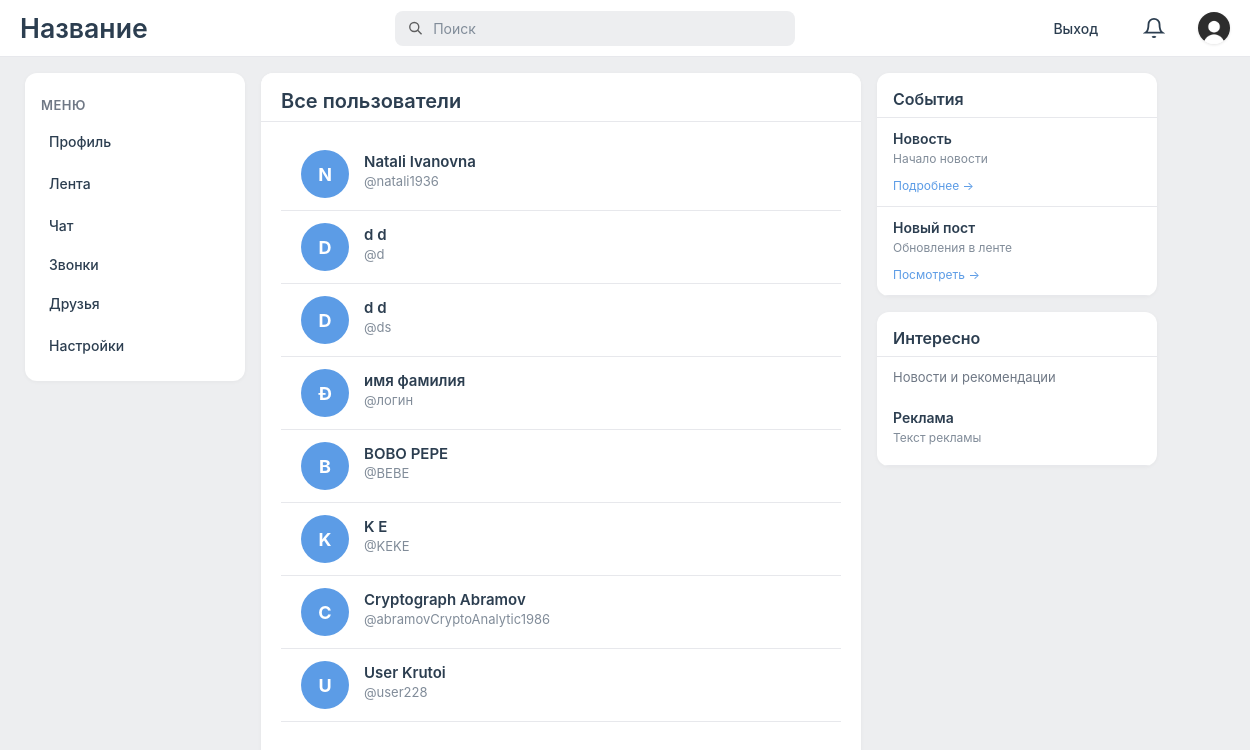
Screenshot of /friends/friends.php (signed in) with the database file from the repository.
### tables this page shows
CREATE TABLE `users` (
  `user_id` int NOT NULL,
  `login` varchar(50) NOT NULL,
  `first_name` varchar(255) NOT NULL,
  `last_name` varchar(255) NOT NULL,
  `password` varchar(255) NOT NULL,
  `role` varchar(10) NOT NULL,
  `is_private` tinyint(1) NOT NULL,
  `birthday_date` date NOT NULL,
  `creation_date` date NOT NULL,
  `avatar` varchar(255) NOT NULL
);

### classes/DataBase.php (called while the page is built, shortened)
<?php
class Database {
   private $pdo;
    public function __construct() {
        $this->pdo = new PDO("mysql:host=localhost;dbname=Social", "root", "");
        $this->pdo->setAttribute(PDO::ATTR_ERRMODE, PDO::ERRMODE_EXCEPTION);
    }
    public function query1($sql, $params = []) {
        $stmt = $this->pdo->prepare($sql);
        $stmt->execute($params);
        return $stmt;
    }
    public function fetchOne($sql, $params = []) {
        $result = $this->query1($sql, $params)->fetch();
        return $result === false ? null : $result;
    }
    public function fetchAll($sql, $params = []){
        return $this->query1($sql, $params)->fetchAll();
    }
}
?>

### classes/User.php (called while the page is built, shortened)
<?php
class User {
    private $data = [];
    public function __construct(int $user_id, array $data, Database $db) {
        $this->data = $data;
    }
	public static function getUserById($id, Database $db){
		$sql = "SELECT * FROM users WHERE user_id = ?";
		$data = $db->fetchOne($sql, [$id]);
		return new self($id, $data, $db);
	}
    public function get($field) {
        return $this->data[$field] ?? '';
    }
    public static function getAllUsersExcept($user_id, $db) {
        $query = "SELECT user_id, first_name, last_name, login
                  FROM users
                  WHERE user_id != ?";
        $result = $db->fetchAll($query, [$user_id]);
		return $result;
    }
}
?>

### friends/friends.php (the view, shortened to what this page needs)
<?php
include '../includes/init.php';
$id = $_SESSION['id'];
$all_users = User::getAllUsersExcept($id, $db);
?>
<!DOCTYPE html>
<html>
<head>
    <link rel="stylesheet" href="../assets/css/style.css">
</head>
<body>
    <?php include "../includes/header.php";?>
    <div class="columns-container">
        <?php include "../includes/menuLeft.php";?>
        <div class="center-panel">
            <div class="top-block">
                <h2>Все пользователи</h2>
            </div>
            <div class="center-panel1">
                <div class="users-list">
                    <?php if (count($all_users) > 0): ?>
                        <?php foreach ($all_users as $user_data): ?>
                            <a href="../profile/userWall.php?user_id=<?php echo $user_data['user_id']; ?>"
                               style="text-decoration: none; color: inherit; display: block;">
                                <div class="user-card">
                                    <div class="user-avatar">
                                        <?php echo strtoupper(substr($user_data['first_name'], 0, 1)); ?>
                                    </div>
                                    <div class="user-info">
                                        <div class="user-name">
                                            <?php echo htmlspecialchars($user_data['first_name']); ?>
                                            <?php echo htmlspecialchars($user_data['last_name']); ?>
                                        </div>
                                        <div class="user-login">
                                            @<?php echo htmlspecialchars($user_data['login']); ?>
                                        </div>
                                    </div>
                                </div>
                            </a>
                        <?php endforeach; ?>
                    <?php else: ?>
                        <div class="empty-message">
                            <p>Пользователей пока нет</p>
                        </div>
                    <?php endif; ?>
                </div>
            </div>
        </div>
        <?php include "../includes/menuRight.php";?>
    </div>
</body>
</html>

### includes/header.php (shortened to what this page needs)
<link rel="stylesheet" href="assets/css/header.css">
<link rel="stylesheet" href="path/to/style.css">
<div class="header-fullwidth">
	<h1>Название</h1>
	<div class="search-container">
		<div class="search-box">
			<svg class="search-icon" viewBox="0 0 24 24" fill="none" stroke="currentColor" stroke-width="2">
				<circle cx="10.5" cy="10.5" r="6.5" />
				<line x1="21" y1="21" x2="15" y2="15" />
			</svg>
			<input type="text" class="search-input" placeholder="Поиск">
		</div>
	</div>
	<div class="header-right">
		<?php
		require_once __DIR__ . '/../classes/Database.php';
		if (isset($_SESSION['id'])):
		?>
		<a href="../auth/logout.php" style="text-decoration: none; color: #2c3e50; font-size: 14px;">Выход</a>
		<?php include '../includes/notificationBell.php'; ?>
		<div class="avatar">
			<?php
				$db = new Database();
				$user = User::getUserById($_SESSION['id'], $db);
				$image_name = $user->get(UserField::AVATAR);
				?>
			<img src="../assets/uploads/<?php echo ($image_name);?>"
				style="width: 32px; height: 32px; border-radius: 100%;">
		</div>
		<?php else:?>
		<div>Вы вошли как гость</div>
		<?php endif;?>
	</div>
</div>

### includes/notificationBell.php (shortened to what this page needs)
<link rel="stylesheet" href="../assets/css/style.css">
<div class="notifications-wrapper">
    <button class="notifications-btn" id="notificationsBtn">
        <svg class="bell-icon" width="22" height="22" viewBox="0 0 24 24" fill="none" stroke="currentColor" stroke-width="2">
            <path d="M18 8A6 6 0 0 0 6 8c0 7-3 9-3 9h18s-3-2-3-9" />
            <path d="M13.73 21a2 2 0 0 1-3.46 0" />
        </svg>
    </button>
</div>

### includes/menuLeft.php (shortened to what this page needs)
<link rel="stylesheet" href="../assets/css/menuLeft.css">
<div class="left-panel">
	<h2>Меню</h2>
	<ul>
		<?php if(isset($_SESSION['id'])):
			$id = $_SESSION['id'];
			$user = User::getUserById($id, $db)?>
		<li>
			<a href="../profile/userWall.php?user_id=<?php echo $user->get(UserField::ID); ?>">
				Профиль
			</a>
		</li>
		<li>
			<a href="../profile/globalWall.php" style="
				text-decoration: none;
				display: block;
				">
				Лента
			</a>
		</li>
		<li>Чат</li>
		<li>Звонки</li>
		<li>
			<a href="../friends/friends.php" style="
				text-decoration: none;
				display: block;
				">
				Друзья
			</a>
		</li>
		<li>
			<a href="../profile/settings.php" style="
				text-decoration: none;
				display: block;
				">
				Настройки
			</a>
		</li>
		<?php endif;?>
	</ul>
</div>

### includes/menuRight.php
<div class="right">
	<div class="right-panel">
		<h2>События</h2>
		<div class="event-item">
			<div class="event-title">Новость</div>
			<div class="event-desc">Начало новости</div>
			<a href="#" class="event-link">Подробнее →</a>
		</div>
		<div class="event-item">
			<div class="event-title">Новый пост</div>
			<div class="event-desc">Обновления в ленте</div>
			<a href="#" class="event-link">Посмотреть →</a>
		</div>
	</div>
	<div class="right-panel">
		<h2>Интересно</h2>
		<p>Новости и рекомендации</p>
		<div class="event-item">
			<div class="event-title">Реклама</div>
			<div class="event-desc">Текст рекламы</div>
		</div>
	</div>
</div>

### assets/css/header.css (style rules this page uses)
.header-right > a { text-decoration: none !important; color: #818c99; font-size: 14px; font-weight: 500; padding: 8px 12px; border-radius: 8px; transition: background-color 0.15s ease, color 0.15s ease; display: inline-block; }
.avatar { border: 2px solid #ffffff; box-shadow: 0 1px 3px rgba(0, 0, 0, 0.1); box-sizing: border-box; transition: transform 0.2s ease; }
.header-right > div:not(.avatar) { color: #818c99; font-size: 13px; font-weight: 500; padding: 0 10px; display: flex; align-items: center; }

### assets/css/menuLeft.css (style rules this page uses)
.left-panel { width: 220px; background-color: #ffffff; color: #2c3e50; padding: 12px 0; box-sizing: border-box; overflow-y: auto; height: fit-content; max-height: calc(100vh - 80px); border-radius: 12px; box-shadow: 0 1px 4px rgba(0, 0, 0, 0.04); flex-shrink: 0; }
.left-panel h2 { font-size: 13px; font-weight: 600; text-transform: uppercase; color: #6f7885; padding: 12px 16px 8px; margin: 0; letter-spacing: 0.5px; }
.left-panel ul { list-style: none; padding: 0; margin: 0; }
.left-panel li { padding: 0; margin: 0; background-color: transparent; font-size: 14px; font-weight: 500; color: #2c3e50; }
.left-panel li a { display: block; text-decoration: none; color: #2c3e50; padding: 10px 16px; margin: 2px 8px; border-radius: 8px; transition: all 0.15s ease; }
.left-panel li:not(:has(a)) { padding: 10px 16px; margin: 2px 8px; border-radius: 8px; cursor: pointer; transition: all 0.15s ease; }

### rows the page displays
users: avatar (picture)
users: first_name "N", first_name "Natali", last_name "Ivanovna", login "natali1936"
users: first_name "D", first_name "d", last_name "d", login "d"
users: first_name "D", first_name "d", last_name "d", login "ds"
users: first_name "Ð", first_name "имя", last_name "фамилия", login "логин"
users: first_name "B", first_name "BOBO", last_name "PEPE", login "BEBE"
users: first_name "K", last_name "E", login "KEKE"
users: first_name "C", first_name "Cryptograph", last_name "Abramov", login "abramovCryptoAnalytic1986"
users: first_name "U", first_name "User", last_name "Krutoi", login "user228"
